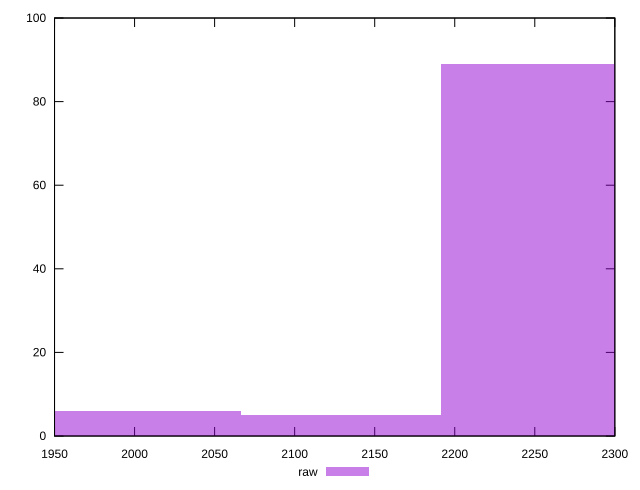

Write the gnuplot code that produced this figure.
reset

$raw <<EOF
2003.7141792930217 6
2254.1784517046494 89
2128.9463154988357 5
EOF

set key outside below
set boxwidth 125.23213620581386
set xrange [1950:2300]
set yrange [0:100]
set trange [0:100]
set style fill transparent solid 0.5 noborder
set terminal svg size 640, 490 enhanced background rgb 'white'
set output "report_00019_2021-02-10T18-14-37.922Z//unused-javascript/samples/pages+cached+noadtech+nomedia/raw/histogram.svg"

plot $raw title "raw" with boxes

reset
